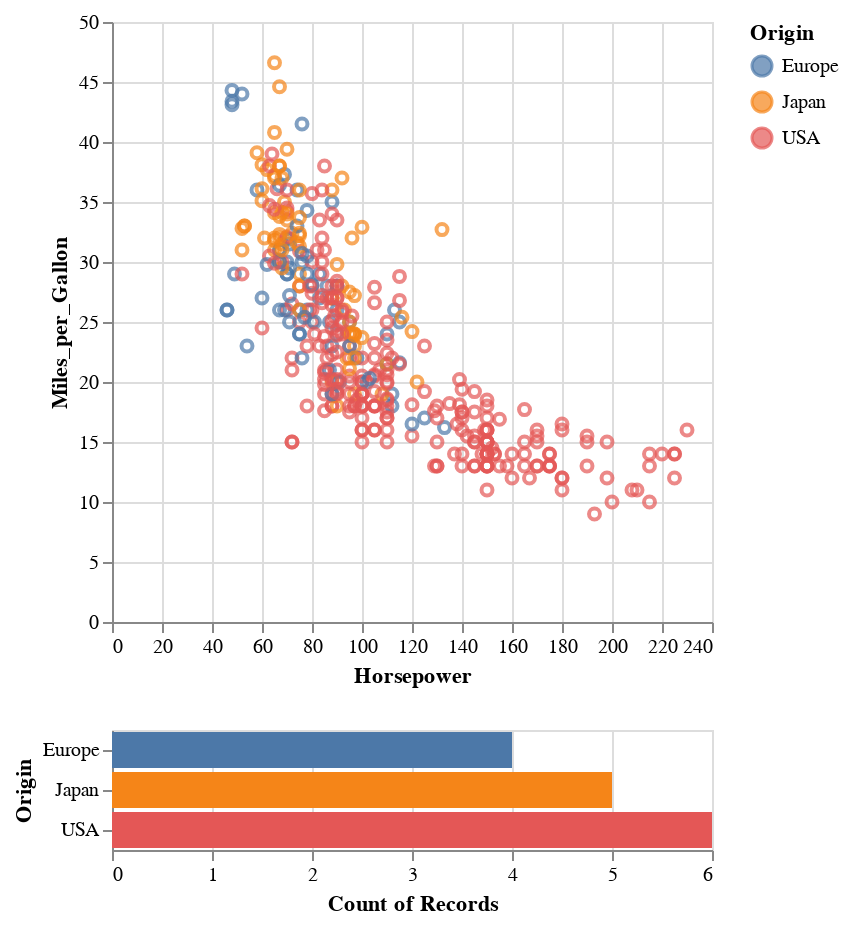

This figure's notebook cell:
### Markdown cell above
We can now more readily identify points of interset _interactively_, nice! 

We can even go further to create linked views with brush selections in a view lines of code:

### Code cell
brush = alt.selection_interval()

points = alt.Chart(cars).mark_point().encode(
    x="Horsepower",
    y="Miles_per_Gallon",
    color=alt.condition(brush, "Origin", alt.value("lightgray")),
    tooltip=["Name"]
).add_params(
    brush
)

bars = points.mark_bar().encode(
    x="count()",
    y="Origin",
    color="Origin"
).transform_filter(
    brush
)

chart = points & bars
chart

### Figure 1 — Vega-Lite specification as saved in the notebook (floating-point values rounded to 4 significant figures; data arrays with more than 128 entries replaced by an {"elided": "..."} marker saying what was removed)
{"config": {"view": {"continuousWidth": 300, "continuousHeight": 300}}, "vconcat": [{"mark": {"type": "point"}, "encoding": {"color": {"condition": {"param": "param_1", "field": "Origin"}, "value": "lightgray"}, "tooltip": [{"field": "Name", "type": "nominal"}], "x": {"field": "Horsepower", "type": "quantitative"}, "y": {"field": "Miles_per_Gallon", "type": "quantitative"}}, "name": "view_1"}, {"mark": {"type": "bar"}, "encoding": {"color": {"field": "Origin", "type": "nominal"}, "tooltip": [{"field": "Name", "type": "nominal"}], "x": {"aggregate": "count", "type": "quantitative"}, "y": {"field": "Origin", "type": "nominal"}}, "name": "view_2", "transform": [{"filter": {"param": "param_1"}}]}], "data": {"name": "data-583e73726c1545c56c203344161a975c"}, "params": [{"name": "param_1", "select": {"type": "interval"}, "views": ["view_1", "view_2"]}], "$schema": "https://vega.github.io/schema/vega-lite/v5.17.0.json", "datasets": {"data-583e73726c1545c56c203344161a975c": {"elided": "406 records"}}}
